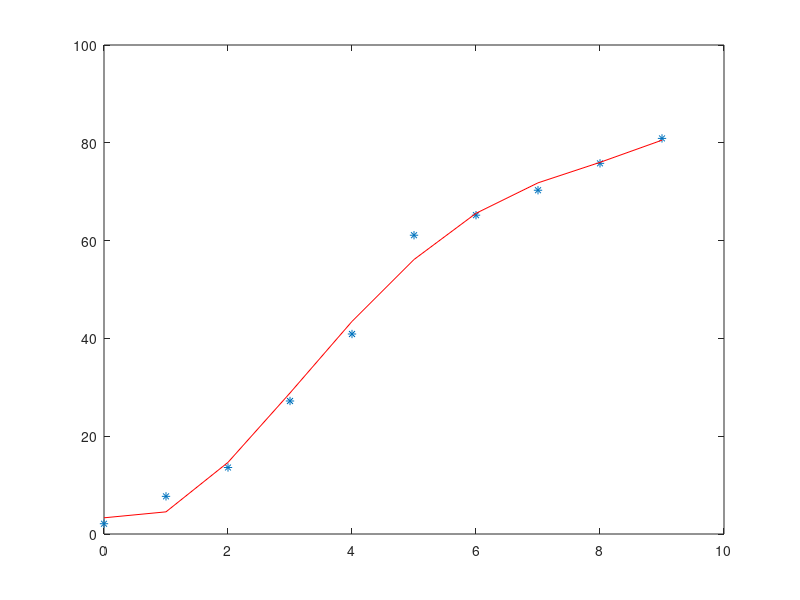

This chart was generated by the following MATLAB code:
clc;
clear all;
close all;
m = 4; % degree of polynomila
n = 10 %num of total data

x = [0 1 2 3 4 5 6 7 8 9];
y = [2.1 7.7 13.6 27.2 40.9 61.1 65.2 70.3 75.8 80.9];
xm = mean(x);
ym = mean(y);
XI = [];
for j = 1:2*m+1
    sum = 0;
    for i = 1:n
        sum = sum + power(x(i),j-1);
    end
    XI(j) = sum;
end
XIYI = []
for j = 1: m+1
    sum = 0;
    for i = 1:n
        sum = sum + power(x(i),j-1)*y(i);
    end
    XIYI(j) = sum;
end

A = zeros(m+1,m+1); %creating a matrix
idx = 1;
for i = 1:m+1
    for j = 1: m+1
        A(idx) = XI(i+j-1);
        idx = idx+1;
    end
end
B = transpose(XIYI)
%-------------------------------------------
%Gauss elimination to solve the system
n = m+1;

%forward elimination
for k = 1: n-1
    for i = k+1:n
        factor = A(i,k)/A(k,k);
        for j = 1:n
            A(i,j) = A(i,j)-factor*A(k,j);
        end
        B(i) = B(i) - factor*B(k);
    end
end

%back substitution
X  = zeros(1,n);
X(n) = B(n)/A(n,n);

for i = n-1: -1:1
    sum = B(i);
    for j = i+1:n
        sum = sum - A(i,j)*X(j);
    end
    X(i) = sum/A(i,i);
end
display(X);

%-----------------------------------------------
%polynomial equation
f = @(x) 3.3115-5.1417*x +7.4161*x.^2 - 1.1055*x.^3 + 0.0501*x.^4;
yy = f(x);
plot(x,y,'*');
hold on;
plot(x,yy,'r');

%-----------------------------------------------------

%Error analysis of the polynomial fit
st = 0;
sr = 0;
sumx = 0;
sumy = 0;
for i = 1:n
    sumx = sumx + x(i);
    sumy = sumy + y(i);
end
fprintf('Computations for an error analysis of the polynomial fit: \n');
fprintf('x \t y \t \t \t st \t \t \t sr \n');
for i = 1:n
    st0 = (y(i) - ym)^2;
    sr0 = (y(i) - 3.3115 + 5.1417*x(i) -7.4161*x(i)^2 + 1.1055*x(i)^3 - 0.0501*x(i)^4)^2;
    st = st + st0;
    sr = sr + sr0;
    fprintf('%d \t %.5f \t %.5f \t %.5f \n',x(i),y(i),st0,sr0);
 
end
 
fprintf('%d \t %.5f \t %.5f \t %.5f \n\n',sumx,sumy,st,sr);
syx = (sr/(n-2))^(0.5);
r2 = (st - sr)/st;
fprintf('sy/x = %.5f \t & \t r2 = %.5f',syx,r2);

